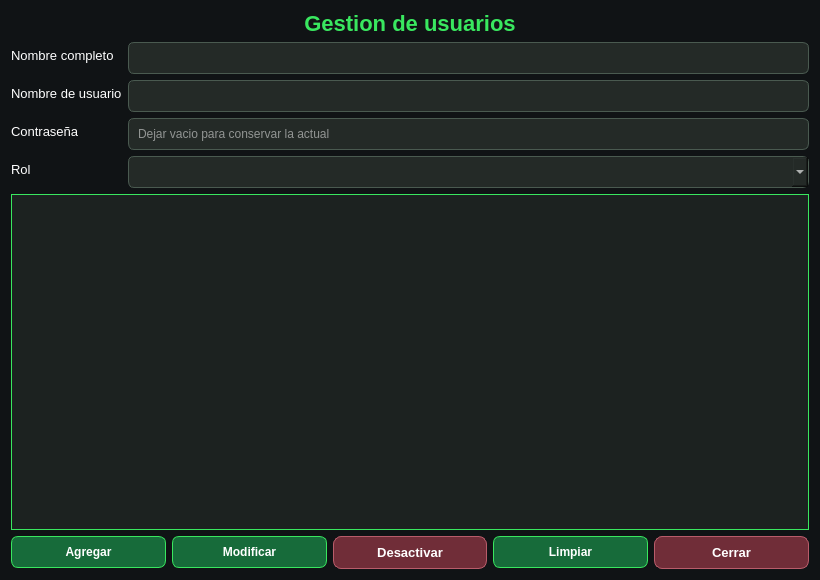
<?xml version="1.0" encoding="UTF-8"?>
<ui version="4.0">
 <class>GestionUsuarios</class>
 <widget class="QDialog" name="GestionUsuarios">
  <property name="geometry">
   <rect>
    <x>0</x>
    <y>0</y>
    <width>820</width>
    <height>580</height>
   </rect>
  </property>
  <property name="windowTitle">
   <string>La Pulpe - Gestion de usuarios</string>
  </property>
  <property name="styleSheet">
   <string notr="true">
QDialog {
    background-color: #101315;
}

QLabel {
    color: #FFFFFF;
    background: transparent;
    font-size: 13px;
}

QLineEdit, QComboBox {
    background-color: #242A27;
    color: white;
    border: 1px solid #4A5A50;
    border-radius: 6px;
    padding: 7px;
}

QLineEdit:focus, QComboBox:focus {
    border: 2px solid #39E75F;
}

QTableWidget {
    background-color: #1C2220;
    alternate-background-color: #252C28;
    color: white;
    gridline-color: #39463E;
    border: 1px solid #39E75F;
    selection-background-color: #176B3A;
    selection-color: white;
}

QHeaderView::section {
    background-color: #176B3A;
    color: white;
    padding: 7px;
    border: 1px solid #285D3B;
    font-weight: bold;
}

QPushButton {
    background-color: #176B3A;
    color: white;
    border: 1px solid #39E75F;
    border-radius: 7px;
    padding: 8px;
    font-weight: bold;
}

QPushButton:hover {
    background-color: #218B4B;
}
</string>
  </property>
  <layout class="QVBoxLayout" name="verticalLayout">
   <item>
    <widget class="QLabel" name="lblTitulo">
     <property name="font">
      <font>
       <pointsize>-1</pointsize>
       <bold>true</bold>
      </font>
     </property>
     <property name="styleSheet">
      <string notr="true">
QLabel {
    color: #39E75F;
    font-size: 22px;
    font-weight: bold;
    background: transparent;
}
</string>
     </property>
     <property name="text">
      <string>Gestion de usuarios</string>
     </property>
     <property name="alignment">
      <set>Qt::AlignmentFlag::AlignCenter</set>
     </property>
    </widget>
   </item>
   <item>
    <layout class="QFormLayout" name="formLayout">
     <item row="0" column="0">
      <widget class="QLabel" name="lblNombre">
       <property name="text">
        <string>Nombre completo</string>
       </property>
      </widget>
     </item>
     <item row="0" column="1">
      <widget class="QLineEdit" name="txtNombre"/>
     </item>
     <item row="1" column="0">
      <widget class="QLabel" name="lblNombreUsuario">
       <property name="text">
        <string>Nombre de usuario</string>
       </property>
      </widget>
     </item>
     <item row="1" column="1">
      <widget class="QLineEdit" name="txtNombreUsuario"/>
     </item>
     <item row="2" column="0">
      <widget class="QLabel" name="lblClave">
       <property name="text">
        <string>Contraseña</string>
       </property>
      </widget>
     </item>
     <item row="2" column="1">
      <widget class="QLineEdit" name="txtClave">
       <property name="echoMode">
        <enum>QLineEdit::EchoMode::Password</enum>
       </property>
       <property name="placeholderText">
        <string>Dejar vacio para conservar la actual</string>
       </property>
      </widget>
     </item>
     <item row="3" column="0">
      <widget class="QLabel" name="lblRol">
       <property name="text">
        <string>Rol</string>
       </property>
      </widget>
     </item>
     <item row="3" column="1">
      <widget class="QComboBox" name="cmbRol"/>
     </item>
    </layout>
   </item>
   <item>
    <widget class="QTableWidget" name="tblUsuarios">
     <property name="minimumSize">
      <size>
       <width>0</width>
       <height>220</height>
      </size>
     </property>
    </widget>
   </item>
   <item>
    <layout class="QHBoxLayout" name="horizontalLayout">
     <item>
      <widget class="QPushButton" name="btnAgregar">
       <property name="text">
        <string>Agregar</string>
       </property>
       <property name="icon">
        <iconset>
         <normaloff>../../../../../../../../Downloads/plus.png</normaloff>../../../../../../../../Downloads/plus.png</iconset>
       </property>
      </widget>
     </item>
     <item>
      <widget class="QPushButton" name="btnModificar">
       <property name="text">
        <string>Modificar</string>
       </property>
       <property name="icon">
        <iconset>
         <normaloff>../../../../../../../../Downloads/pencil.png</normaloff>../../../../../../../../Downloads/pencil.png</iconset>
       </property>
      </widget>
     </item>
     <item>
      <widget class="QPushButton" name="btnDesactivar">
       <property name="styleSheet">
        <string notr="true">
QPushButton {
    background-color: #702D38;
    color: #FFFFFF;
    border: 1px solid #B85C6A;
    border-radius: 8px;
    padding: 8px;
    font-size: 13px;
    font-weight: bold;
}

QPushButton:hover {
    background-color: #923D4B;
    border: 1px solid #E07A89;
}

QPushButton:pressed {
    background-color: #54212A;
}
</string>
       </property>
       <property name="text">
        <string>Desactivar</string>
       </property>
       <property name="icon">
        <iconset>
         <normaloff>../../../../../../../../Downloads/arrow-down-wide-narrow.png</normaloff>../../../../../../../../Downloads/arrow-down-wide-narrow.png</iconset>
       </property>
      </widget>
     </item>
     <item>
      <widget class="QPushButton" name="btnLimpiar">
       <property name="text">
        <string>Limpiar</string>
       </property>
       <property name="icon">
        <iconset>
         <normaloff>../../../../../../../../Downloads/brush-cleaning.png</normaloff>../../../../../../../../Downloads/brush-cleaning.png</iconset>
       </property>
      </widget>
     </item>
     <item>
      <widget class="QPushButton" name="btnCerrar">
       <property name="styleSheet">
        <string notr="true">
QPushButton {
    background-color: #702D38;
    color: #FFFFFF;
    border: 1px solid #B85C6A;
    border-radius: 8px;
    padding: 8px;
    font-size: 13px;
    font-weight: bold;
}

QPushButton:hover {
    background-color: #923D4B;
    border: 1px solid #E07A89;
}

QPushButton:pressed {
    background-color: #54212A;
}
</string>
       </property>
       <property name="text">
        <string>Cerrar</string>
       </property>
       <property name="icon">
        <iconset>
         <normaloff>../../../../../../../../Downloads/log-out.png</normaloff>../../../../../../../../Downloads/log-out.png</iconset>
       </property>
      </widget>
     </item>
    </layout>
   </item>
  </layout>
 </widget>
 <resources/>
 <connections/>
</ui>
